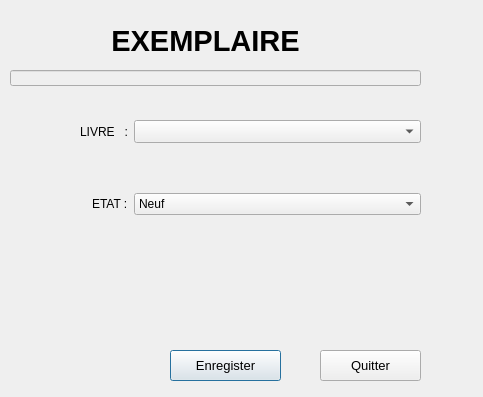
<?xml version="1.0" encoding="UTF-8"?>
<ui version="4.0">
 <class>Add_modifyExemplaire</class>
 <widget class="QDialog" name="Add_modifyExemplaire">
  <property name="geometry">
   <rect>
    <x>0</x>
    <y>0</y>
    <width>483</width>
    <height>397</height>
   </rect>
  </property>
  <property name="windowTitle">
   <string>Dialog</string>
  </property>
  <widget class="QWidget" name="formLayoutWidget">
   <property name="geometry">
    <rect>
     <x>60</x>
     <y>90</y>
     <width>361</width>
     <height>240</height>
    </rect>
   </property>
   <layout class="QFormLayout" name="formLayout">
    <property name="labelAlignment">
     <set>Qt::AlignRight|Qt::AlignTrailing|Qt::AlignVCenter</set>
    </property>
    <property name="verticalSpacing">
     <number>50</number>
    </property>
    <property name="leftMargin">
     <number>20</number>
    </property>
    <property name="topMargin">
     <number>30</number>
    </property>
    <item row="0" column="0">
     <widget class="QLabel" name="label_5">
      <property name="text">
       <string>LIVRE   :</string>
      </property>
     </widget>
    </item>
    <item row="0" column="1">
     <widget class="QComboBox" name="livre">
      <property name="font">
       <font>
        <pointsize>10</pointsize>
       </font>
      </property>
     </widget>
    </item>
    <item row="1" column="0">
     <widget class="QLabel" name="label_6">
      <property name="text">
       <string>ETAT :</string>
      </property>
     </widget>
    </item>
    <item row="1" column="1">
     <widget class="QComboBox" name="etat">
      <item>
       <property name="text">
        <string>Neuf</string>
       </property>
      </item>
      <item>
       <property name="text">
        <string>Abimé</string>
       </property>
      </item>
      <item>
       <property name="text">
        <string>Vieux</string>
       </property>
      </item>
     </widget>
    </item>
   </layout>
  </widget>
  <widget class="QLabel" name="label_4">
   <property name="geometry">
    <rect>
     <x>100</x>
     <y>10</y>
     <width>211</width>
     <height>61</height>
    </rect>
   </property>
   <property name="font">
    <font>
     <pointsize>22</pointsize>
     <weight>75</weight>
     <bold>true</bold>
    </font>
   </property>
   <property name="text">
    <string>EXEMPLAIRE</string>
   </property>
   <property name="alignment">
    <set>Qt::AlignCenter</set>
   </property>
  </widget>
  <widget class="QPushButton" name="valider">
   <property name="geometry">
    <rect>
     <x>170</x>
     <y>350</y>
     <width>111</width>
     <height>31</height>
    </rect>
   </property>
   <property name="font">
    <font>
     <pointsize>10</pointsize>
    </font>
   </property>
   <property name="text">
    <string>Enregister</string>
   </property>
   <property name="default">
    <bool>true</bool>
   </property>
  </widget>
  <widget class="QPushButton" name="annuler">
   <property name="geometry">
    <rect>
     <x>320</x>
     <y>350</y>
     <width>101</width>
     <height>31</height>
    </rect>
   </property>
   <property name="font">
    <font>
     <pointsize>10</pointsize>
    </font>
   </property>
   <property name="text">
    <string>Quitter</string>
   </property>
   <property name="autoDefault">
    <bool>true</bool>
   </property>
  </widget>
  <widget class="QLabel" name="label_7">
   <property name="geometry">
    <rect>
     <x>150</x>
     <y>210</y>
     <width>47</width>
     <height>13</height>
    </rect>
   </property>
   <property name="text">
    <string/>
   </property>
  </widget>
  <widget class="QLineEdit" name="idEdit">
   <property name="enabled">
    <bool>false</bool>
   </property>
   <property name="geometry">
    <rect>
     <x>10</x>
     <y>70</y>
     <width>411</width>
     <height>16</height>
    </rect>
   </property>
   <property name="font">
    <font>
     <pointsize>3</pointsize>
    </font>
   </property>
   <property name="alignment">
    <set>Qt::AlignRight|Qt::AlignTrailing|Qt::AlignVCenter</set>
   </property>
  </widget>
 </widget>
 <resources/>
 <connections/>
</ui>
